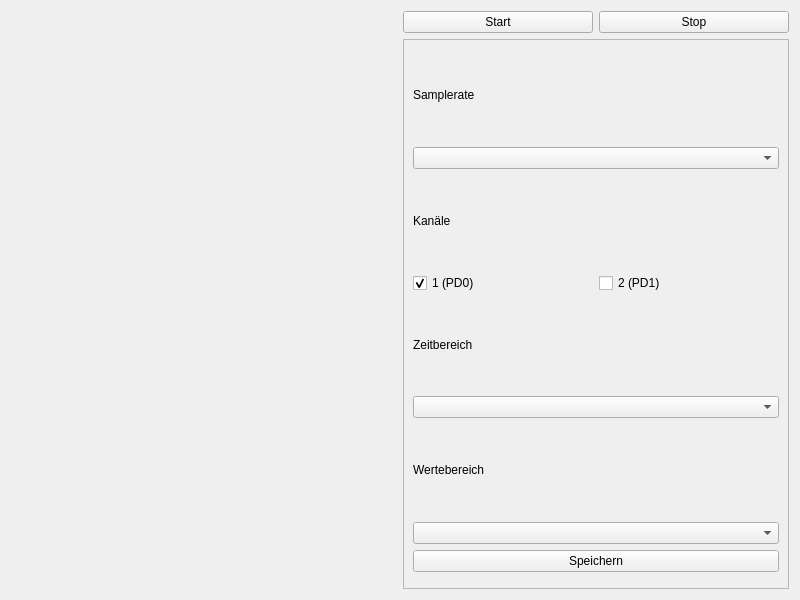
<?xml version="1.0" encoding="UTF-8"?>
<ui version="4.0">
 <class>gui::OscilloscopeForm</class>
 <widget class="QWidget" name="gui::OscilloscopeForm">
  <property name="geometry">
   <rect>
    <x>0</x>
    <y>0</y>
    <width>800</width>
    <height>600</height>
   </rect>
  </property>
  <property name="sizePolicy">
   <sizepolicy hsizetype="Expanding" vsizetype="Expanding">
    <horstretch>0</horstretch>
    <verstretch>0</verstretch>
   </sizepolicy>
  </property>
  <property name="windowTitle">
   <string>Form</string>
  </property>
  <layout class="QHBoxLayout" name="horizontalLayout_2">
   <item>
    <widget class="LabChart" name="labChart" native="true"/>
   </item>
   <item>
    <layout class="QVBoxLayout" name="verticalLayout">
     <item>
      <layout class="QHBoxLayout" name="horizontalLayout">
       <item>
        <widget class="QPushButton" name="startButton">
         <property name="text">
          <string>Start</string>
         </property>
        </widget>
       </item>
       <item>
        <widget class="QPushButton" name="stopButton">
         <property name="text">
          <string>Stop</string>
         </property>
        </widget>
       </item>
      </layout>
     </item>
     <item>
      <widget class="QScrollArea" name="scrollArea">
       <property name="sizePolicy">
        <sizepolicy hsizetype="Minimum" vsizetype="Expanding">
         <horstretch>0</horstretch>
         <verstretch>0</verstretch>
        </sizepolicy>
       </property>
       <property name="minimumSize">
        <size>
         <width>250</width>
         <height>0</height>
        </size>
       </property>
       <property name="widgetResizable">
        <bool>true</bool>
       </property>
       <widget class="QWidget" name="scrollAreaWidgetContents">
        <layout class="QVBoxLayout" name="verticalLayout_2">
         <item>
          <widget class="QLabel" name="label_2">
           <property name="text">
            <string>Samplerate</string>
           </property>
          </widget>
         </item>
         <item>
          <widget class="QComboBox" name="samplerateBox"/>
         </item>
         <item>
          <widget class="QLabel" name="label">
           <property name="text">
            <string>Kanäle</string>
           </property>
          </widget>
         </item>
         <item>
          <layout class="QGridLayout" name="gridLayout">
           <item row="0" column="0">
            <widget class="QCheckBox" name="ch1CheckBox">
             <property name="text">
              <string>1 (PD0)</string>
             </property>
             <property name="checked">
              <bool>true</bool>
             </property>
            </widget>
           </item>
           <item row="0" column="1">
            <widget class="QCheckBox" name="ch2CheckBox">
             <property name="text">
              <string>2 (PD1)</string>
             </property>
            </widget>
           </item>
          </layout>
         </item>
         <item>
          <widget class="QLabel" name="label_3">
           <property name="text">
            <string>Zeitbereich</string>
           </property>
          </widget>
         </item>
         <item>
          <widget class="QComboBox" name="timerangeBox"/>
         </item>
         <item>
          <widget class="QLabel" name="label_4">
           <property name="text">
            <string>Wertebereich</string>
           </property>
          </widget>
         </item>
         <item>
          <widget class="QComboBox" name="yrangeBox"/>
         </item>
         <item>
          <widget class="QPushButton" name="saveButton">
           <property name="text">
            <string>Speichern</string>
           </property>
          </widget>
         </item>
         <item>
          <spacer name="verticalSpacer">
           <property name="orientation">
            <enum>Qt::Vertical</enum>
           </property>
          </spacer>
         </item>
        </layout>
       </widget>
      </widget>
     </item>
    </layout>
   </item>
  </layout>
 </widget>
 <customwidgets>
  <customwidget>
   <class>LabChart</class>
   <extends>QWidget</extends>
   <header>labchart.h</header>
   <container>1</container>
  </customwidget>
 </customwidgets>
 <resources/>
 <connections/>
</ui>
